Frame 1 (no input): blank canvas, image omitted
Frame 60 (no input): blank canvas, image omitted
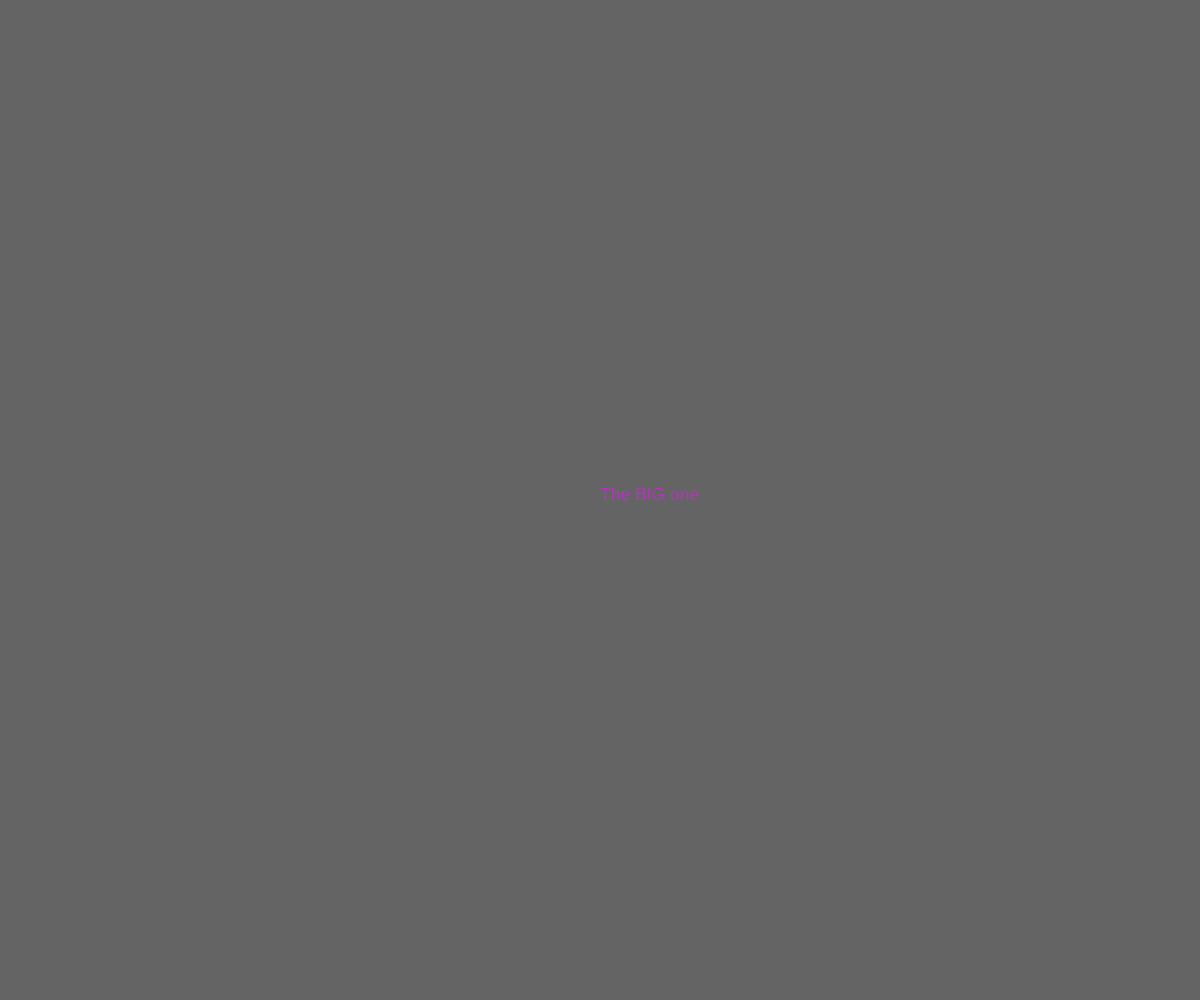
Frame 120 (the mouse pressed at the canvas centre since frame 60)

The p5.js sketch whose frames 1 and 60 were blank and that drew this single picture after the mouse press (run headless with seeded random() and noise() and a simulated clock; from frame 60 on, the mouse is pressed at the canvas centre):

// p5.js sketch
// ── sketch.js
var littleOne = [];
var i = 0;

function setup() {
	createCanvas(windowWidth,windowHeight);
	for(var i = 0; i < 50; i++) {
    littleOne[i] = new theBigOne();
  }
}

function draw() {
	background(100);
	for(var i = 0; i < littleOne.length; i++) {
    littleOne[i].write();
  }
}

function mousePressed(){
	if (i > 49) {
		i = 0;
	}
	littleOne[i].posX = mouseX;
	littleOne[i].posY = mouseY;
	i++;
}

function theBigOne() {
	this.c = color(random(255), random(255), random(255));
	this.posX;
	this.posY;


	this.write = function() {
		fill(this.c);
		textSize(random(100));
		text("The BIG one",this.posX, this.posY)
	}
}
